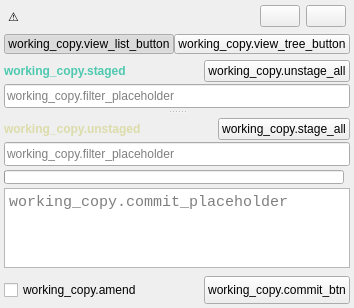
<?xml version="1.0" encoding="UTF-8"?>
<ui version="4.0">
 <class>WorkingCopyWidget</class>
 <widget class="QWidget" name="WorkingCopyWidget">
  <layout class="QVBoxLayout" name="mainLayout" stretch="0,0,1,0,0">
   <property name="spacing">
    <number>0</number>
   </property>
   <property name="leftMargin">
    <number>0</number>
   </property>
   <property name="topMargin">
    <number>0</number>
   </property>
   <property name="rightMargin">
    <number>0</number>
   </property>
   <property name="bottomMargin">
    <number>0</number>
   </property>
   <item>
    <widget class="QFrame" name="conflictBanner">
     <layout class="QHBoxLayout" name="bannerLayout" stretch="0,1,0,0">
      <property name="leftMargin">
       <number>8</number>
      </property>
      <property name="topMargin">
       <number>5</number>
      </property>
      <property name="rightMargin">
       <number>8</number>
      </property>
      <property name="bottomMargin">
       <number>5</number>
      </property>
      <item>
       <widget class="QLabel" name="bannerIconLabel">
        <property name="text">
         <string notr="true">⚠</string>
        </property>
       </widget>
      </item>
      <item>
       <widget class="QLabel" name="conflictLabel">
        <property name="text">
         <string notr="true"/>
        </property>
       </widget>
      </item>
      <item>
       <widget class="QPushButton" name="continueButton">
        <property name="minimumSize">
         <size>
          <width>0</width>
          <height>22</height>
         </size>
        </property>
        <property name="maximumSize">
         <size>
          <width>16777215</width>
          <height>22</height>
         </size>
        </property>
        <property name="text">
         <string notr="true"/>
        </property>
       </widget>
      </item>
      <item>
       <widget class="QPushButton" name="abortButton">
        <property name="minimumSize">
         <size>
          <width>0</width>
          <height>22</height>
         </size>
        </property>
        <property name="maximumSize">
         <size>
          <width>16777215</width>
          <height>22</height>
         </size>
        </property>
        <property name="text">
         <string notr="true"/>
        </property>
       </widget>
      </item>
     </layout>
    </widget>
   </item>
   <item>
    <layout class="QHBoxLayout" name="viewToggleLayout">
     <property name="leftMargin">
      <number>4</number>
     </property>
     <property name="topMargin">
      <number>2</number>
     </property>
     <property name="rightMargin">
      <number>4</number>
     </property>
     <property name="bottomMargin">
      <number>2</number>
     </property>
     <item>
      <spacer name="viewToggleSpacer">
       <property name="orientation">
        <enum>Qt::Orientation::Horizontal</enum>
       </property>
       <property name="sizeHint" stdset="0">
        <size>
         <width>0</width>
         <height>0</height>
        </size>
       </property>
      </spacer>
     </item>
     <item>
      <widget class="QPushButton" name="listViewButton">
       <property name="minimumSize">
        <size>
         <width>0</width>
         <height>20</height>
        </size>
       </property>
       <property name="maximumSize">
        <size>
         <width>16777215</width>
         <height>20</height>
        </size>
       </property>
       <property name="text">
        <string notr="true">working_copy.view_list_button</string>
       </property>
       <property name="checkable">
        <bool>true</bool>
       </property>
       <property name="checked">
        <bool>true</bool>
       </property>
      </widget>
     </item>
     <item>
      <widget class="QPushButton" name="treeViewButton">
       <property name="minimumSize">
        <size>
         <width>0</width>
         <height>20</height>
        </size>
       </property>
       <property name="maximumSize">
        <size>
         <width>16777215</width>
         <height>20</height>
        </size>
       </property>
       <property name="text">
        <string notr="true">working_copy.view_tree_button</string>
       </property>
       <property name="checkable">
        <bool>true</bool>
       </property>
      </widget>
     </item>
    </layout>
   </item>
   <item>
    <widget class="QSplitter" name="sectionsSplitter">
     <property name="orientation">
      <enum>Qt::Orientation::Vertical</enum>
     </property>
     <widget class="QWidget" name="stagedSection">
      <layout class="QVBoxLayout" name="stagedLayout">
       <property name="spacing">
        <number>2</number>
       </property>
       <property name="leftMargin">
        <number>4</number>
       </property>
       <property name="topMargin">
        <number>4</number>
       </property>
       <property name="rightMargin">
        <number>4</number>
       </property>
       <property name="bottomMargin">
        <number>0</number>
       </property>
       <item>
        <layout class="QHBoxLayout" name="stagedHeaderLayout">
         <item>
          <widget class="QLabel" name="stagedHeaderLabel">
           <property name="styleSheet">
            <string notr="true">color: #4ec9b0; font-weight: bold;</string>
           </property>
           <property name="text">
            <string notr="true">working_copy.staged</string>
           </property>
          </widget>
         </item>
         <item>
          <spacer name="stagedHeaderSpacer">
           <property name="orientation">
            <enum>Qt::Orientation::Horizontal</enum>
           </property>
           <property name="sizeHint" stdset="0">
            <size>
             <width>0</width>
             <height>0</height>
            </size>
           </property>
          </spacer>
         </item>
         <item>
          <widget class="QPushButton" name="unstageAllButton">
           <property name="minimumSize">
            <size>
             <width>0</width>
             <height>22</height>
            </size>
           </property>
           <property name="maximumSize">
            <size>
             <width>16777215</width>
             <height>22</height>
            </size>
           </property>
           <property name="text">
            <string notr="true">working_copy.unstage_all</string>
           </property>
          </widget>
         </item>
        </layout>
       </item>
       <item>
        <widget class="QLineEdit" name="stagedFilterEdit">
         <property name="minimumSize">
          <size>
           <width>0</width>
           <height>24</height>
          </size>
         </property>
         <property name="maximumSize">
          <size>
           <width>16777215</width>
           <height>24</height>
          </size>
         </property>
         <property name="placeholderText">
          <string notr="true">working_copy.filter_placeholder</string>
         </property>
         <property name="clearButtonEnabled">
          <bool>true</bool>
         </property>
        </widget>
       </item>
       <item>
        <widget class="QStackedWidget" name="stagedStack">
         <widget class="QWidget" name="stagedListPage">
          <layout class="QVBoxLayout" name="stagedListPageLayout">
           <property name="spacing">
            <number>0</number>
           </property>
           <property name="leftMargin">
            <number>0</number>
           </property>
           <property name="topMargin">
            <number>0</number>
           </property>
           <property name="rightMargin">
            <number>0</number>
           </property>
           <property name="bottomMargin">
            <number>0</number>
           </property>
          </layout>
         </widget>
         <widget class="QWidget" name="stagedTreePage">
          <layout class="QVBoxLayout" name="stagedTreePageLayout">
           <property name="spacing">
            <number>0</number>
           </property>
           <property name="leftMargin">
            <number>0</number>
           </property>
           <property name="topMargin">
            <number>0</number>
           </property>
           <property name="rightMargin">
            <number>0</number>
           </property>
           <property name="bottomMargin">
            <number>0</number>
           </property>
          </layout>
         </widget>
        </widget>
       </item>
      </layout>
     </widget>
     <widget class="QWidget" name="unstagedSection">
      <layout class="QVBoxLayout" name="unstagedLayout">
       <property name="spacing">
        <number>2</number>
       </property>
       <property name="leftMargin">
        <number>4</number>
       </property>
       <property name="topMargin">
        <number>4</number>
       </property>
       <property name="rightMargin">
        <number>4</number>
       </property>
       <property name="bottomMargin">
        <number>0</number>
       </property>
       <item>
        <layout class="QHBoxLayout" name="unstagedHeaderLayout">
         <item>
          <widget class="QLabel" name="unstagedHeaderLabel">
           <property name="styleSheet">
            <string notr="true">color: #dcdcaa; font-weight: bold;</string>
           </property>
           <property name="text">
            <string notr="true">working_copy.unstaged</string>
           </property>
          </widget>
         </item>
         <item>
          <spacer name="unstagedHeaderSpacer">
           <property name="orientation">
            <enum>Qt::Orientation::Horizontal</enum>
           </property>
           <property name="sizeHint" stdset="0">
            <size>
             <width>0</width>
             <height>0</height>
            </size>
           </property>
          </spacer>
         </item>
         <item>
          <widget class="QPushButton" name="stageAllButton">
           <property name="minimumSize">
            <size>
             <width>0</width>
             <height>22</height>
            </size>
           </property>
           <property name="maximumSize">
            <size>
             <width>16777215</width>
             <height>22</height>
            </size>
           </property>
           <property name="text">
            <string notr="true">working_copy.stage_all</string>
           </property>
          </widget>
         </item>
        </layout>
       </item>
       <item>
        <widget class="QLineEdit" name="unstagedFilterEdit">
         <property name="minimumSize">
          <size>
           <width>0</width>
           <height>24</height>
          </size>
         </property>
         <property name="maximumSize">
          <size>
           <width>16777215</width>
           <height>24</height>
          </size>
         </property>
         <property name="placeholderText">
          <string notr="true">working_copy.filter_placeholder</string>
         </property>
         <property name="clearButtonEnabled">
          <bool>true</bool>
         </property>
        </widget>
       </item>
       <item>
        <widget class="QStackedWidget" name="unstagedStack">
         <widget class="QWidget" name="unstagedListPage">
          <layout class="QVBoxLayout" name="unstagedListPageLayout">
           <property name="spacing">
            <number>0</number>
           </property>
           <property name="leftMargin">
            <number>0</number>
           </property>
           <property name="topMargin">
            <number>0</number>
           </property>
           <property name="rightMargin">
            <number>0</number>
           </property>
           <property name="bottomMargin">
            <number>0</number>
           </property>
          </layout>
         </widget>
         <widget class="QWidget" name="unstagedTreePage">
          <layout class="QVBoxLayout" name="unstagedTreePageLayout">
           <property name="spacing">
            <number>0</number>
           </property>
           <property name="leftMargin">
            <number>0</number>
           </property>
           <property name="topMargin">
            <number>0</number>
           </property>
           <property name="rightMargin">
            <number>0</number>
           </property>
           <property name="bottomMargin">
            <number>0</number>
           </property>
          </layout>
         </widget>
        </widget>
       </item>
      </layout>
     </widget>
    </widget>
   </item>
   <item>
    <layout class="QHBoxLayout" name="progressLayout">
     <property name="leftMargin">
      <number>4</number>
     </property>
     <property name="topMargin">
      <number>2</number>
     </property>
     <property name="rightMargin">
      <number>4</number>
     </property>
     <property name="bottomMargin">
      <number>0</number>
     </property>
     <item>
      <widget class="QProgressBar" name="progressBar">
       <property name="minimumSize">
        <size>
         <width>0</width>
         <height>14</height>
        </size>
       </property>
       <property name="maximumSize">
        <size>
         <width>16777215</width>
         <height>14</height>
        </size>
       </property>
       <property name="textVisible">
        <bool>false</bool>
       </property>
      </widget>
     </item>
     <item>
      <widget class="QLabel" name="progressLabel">
       <property name="styleSheet">
        <string notr="true">color: #9cdcfe; font-size: 11px;</string>
       </property>
       <property name="text">
        <string notr="true"/>
       </property>
      </widget>
     </item>
    </layout>
   </item>
   <item>
    <widget class="QWidget" name="commitArea">
     <property name="sizePolicy">
      <sizepolicy hsizetype="Expanding" vsizetype="Fixed">
       <horstretch>0</horstretch>
       <verstretch>0</verstretch>
      </sizepolicy>
     </property>
     <layout class="QVBoxLayout" name="commitLayout">
      <property name="spacing">
       <number>4</number>
      </property>
      <property name="leftMargin">
       <number>4</number>
      </property>
      <property name="topMargin">
       <number>4</number>
      </property>
      <property name="rightMargin">
       <number>4</number>
      </property>
      <property name="bottomMargin">
       <number>4</number>
      </property>
      <item>
       <widget class="QTextEdit" name="commitEdit">
        <property name="minimumSize">
         <size>
          <width>0</width>
          <height>80</height>
         </size>
        </property>
        <property name="maximumSize">
         <size>
          <width>16777215</width>
          <height>80</height>
         </size>
        </property>
        <property name="font">
         <font>
          <family>Monospace</family>
          <pointsize>11</pointsize>
         </font>
        </property>
        <property name="placeholderText">
         <string notr="true">working_copy.commit_placeholder</string>
        </property>
       </widget>
      </item>
      <item>
       <widget class="CoAuthorsBar" name="coAuthorsBar"/>
      </item>
      <item>
       <layout class="QHBoxLayout" name="commitButtonsLayout">
        <item>
         <widget class="QCheckBox" name="amendCheck">
          <property name="text">
           <string notr="true">working_copy.amend</string>
          </property>
         </widget>
        </item>
        <item>
         <spacer name="commitButtonsSpacer">
          <property name="orientation">
           <enum>Qt::Orientation::Horizontal</enum>
          </property>
          <property name="sizeHint" stdset="0">
           <size>
            <width>0</width>
            <height>0</height>
           </size>
          </property>
         </spacer>
        </item>
        <item>
         <widget class="QPushButton" name="primaryButton">
          <property name="minimumSize">
           <size>
            <width>0</width>
            <height>28</height>
           </size>
          </property>
          <property name="maximumSize">
           <size>
            <width>16777215</width>
            <height>28</height>
           </size>
          </property>
          <property name="text">
           <string notr="true">working_copy.commit_btn</string>
          </property>
         </widget>
        </item>
       </layout>
      </item>
     </layout>
    </widget>
   </item>
  </layout>
 </widget>
 <customwidgets>
  <customwidget>
   <class>CoAuthorsBar</class>
   <extends>QWidget</extends>
   <header>app.ui.co_authors_bar</header>
   <container>0</container>
  </customwidget>
 </customwidgets>
 <tabstops>
  <tabstop>continueButton</tabstop>
  <tabstop>abortButton</tabstop>
  <tabstop>listViewButton</tabstop>
  <tabstop>treeViewButton</tabstop>
  <tabstop>unstageAllButton</tabstop>
  <tabstop>stagedFilterEdit</tabstop>
  <tabstop>stageAllButton</tabstop>
  <tabstop>unstagedFilterEdit</tabstop>
  <tabstop>commitEdit</tabstop>
  <tabstop>amendCheck</tabstop>
  <tabstop>primaryButton</tabstop>
 </tabstops>
 <resources/>
 <connections/>
</ui>
